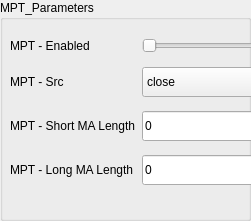
            <widget class="QGroupBox" name="grpBox_MPT_parameters_">
             <property name="geometry">
              <rect>
               <x>550</x>
               <y>280</y>
               <width>251</width>
               <height>221</height>
              </rect>
             </property>
             <property name="styleSheet">
              <string notr="true"/>
             </property>
             <property name="title">
              <string>MPT_Parameters</string>
             </property>
             <widget class="QWidget" name="layoutWidget_29">
              <property name="geometry">
               <rect>
                <x>10</x>
                <y>30</y>
                <width>392</width>
                <height>164</height>
               </rect>
              </property>
              <layout class="QGridLayout" name="gridLayout_58">
               <item row="0" column="0">
                <widget class="QLabel" name="lblMptEnabled_25">
                 <property name="styleSheet">
                  <string notr="true"/>
                 </property>
                 <property name="text">
                  <string>MPT - Enabled</string>
                 </property>
                </widget>
               </item>
               <item row="0" column="1">
                <widget class="QSlider" name="hSlider_SELL_IndicatorEnabled_33">
                 <property name="styleSheet">
                  <string notr="true"/>
                 </property>
                 <property name="maximum">
                  <number>5</number>
                 </property>
                 <property name="orientation">
                  <enum>Qt::Horizontal</enum>
                 </property>
                </widget>
               </item>
               <item row="1" column="0">
                <widget class="QLabel" name="lblMptAppliedPrice_6">
                 <property name="styleSheet">
                  <string notr="true"/>
                 </property>
                 <property name="text">
                  <string>MPT - Src</string>
                 </property>
                </widget>
               </item>
               <item row="1" column="1">
                <widget class="QComboBox" name="drpMptAppliedPrice_6">
                 <property name="minimumSize">
                  <size>
                   <width>0</width>
                   <height>30</height>
                  </size>
                 </property>
                 <property name="styleSheet">
                  <string notr="true"/>
                 </property>
                 <item>
                  <property name="text">
                   <string>close</string>
                  </property>
                 </item>
                 <item>
                  <property name="text">
                   <string>open</string>
                  </property>
                 </item>
                 <item>
                  <property name="text">
                   <string>high</string>
                  </property>
                 </item>
                 <item>
                  <property name="text">
                   <string>low</string>
                  </property>
                 </item>
                 <item>
                  <property name="text">
                   <string>HL2</string>
                  </property>
                 </item>
                 <item>
                  <property name="text">
                   <string>HLC3</string>
                  </property>
                 </item>
                 <item>
                  <property name="text">
                   <string>OHLC</string>
                  </property>
                 </item>
                </widget>
               </item>
               <item row="2" column="0">
                <widget class="QLabel" name="lblMptShortMaPeriod_6">
                 <property name="styleSheet">
                  <string notr="true"/>
                 </property>
                 <property name="text">
                  <string>MPT - Short MA Length</string>
                 </property>
                </widget>
               </item>
               <item row="2" column="1">
                <widget class="QLineEdit" name="txtMptShortEmaPeriod_6">
                 <property name="minimumSize">
                  <size>
                   <width>0</width>
                   <height>30</height>
                  </size>
                 </property>
                 <property name="styleSheet">
                  <string notr="true"/>
                 </property>
                 <property name="text">
                  <string>0</string>
                 </property>
                </widget>
               </item>
               <item row="3" column="0">
                <widget class="QLabel" name="lblMptLongMaPeriod_6">
                 <property name="styleSheet">
                  <string notr="true"/>
                 </property>
                 <property name="text">
                  <string>MPT - Long MA Length</string>
                 </property>
                </widget>
               </item>
               <item row="3" column="1">
                <widget class="QLineEdit" name="txtMptLongEmaPeriod_6">
                 <property name="minimumSize">
                  <size>
                   <width>0</width>
                   <height>30</height>
                  </size>
                 </property>
                 <property name="styleSheet">
                  <string notr="true"/>
                 </property>
                 <property name="text">
                  <string>0</string>
                 </property>
                </widget>
               </item>
               <item row="1" column="2">
                <spacer name="horizontalSpacer_38">
                 <property name="orientation">
                  <enum>Qt::Horizontal</enum>
                 </property>
                 <property name="sizeHint" stdset="0">
                  <size>
                   <width>40</width>
                   <height>20</height>
                  </size>
                 </property>
                </spacer>
               </item>
              </layout>
             </widget>
            </widget>
